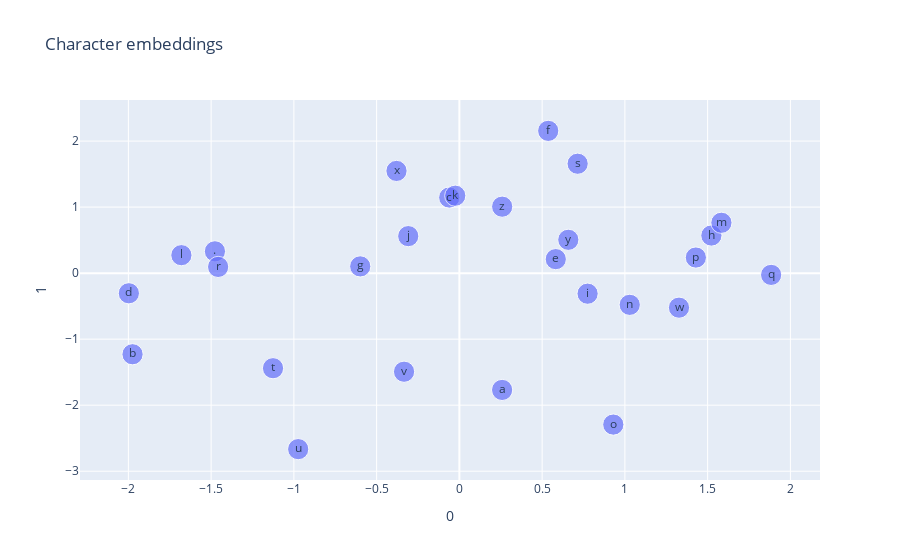

Write notebook code for a chart like this one.
### Markdown cell above
### 2D

### Code cell
px.scatter(embds, x=0, y=1, text=lookup, title='Character embeddings', size_max=15, size=[1] * len(embds))

### Figure 1 — Plotly figure (JSON) as saved in the notebook; plotly's stock layout.template omitted (floating-point values rounded to 4 significant figures)
{"data": [{"hovertemplate": "0=%{x}<br>1=%{y}<br>size=%{marker.size}<br>text=%{text}<extra></extra>", "legendgroup": "", "marker": {"color": "#636efa", "size": [1, 1, 1, 1, 1, 1, 1, 1, 1, 1, 1, 1, 1, 1, 1, 1, 1, 1, 1, 1, 1, 1, 1, 1, 1, 1, 1], "sizemode": "area", "sizeref": 0.004444, "symbol": "circle"}, "mode": "markers+text", "name": "", "orientation": "v", "showlegend": false, "text": [".", "a", "b", "c", "d", "e", "f", "g", "h", "i", "j", "k", "l", "m", "n", "o", "p", "q", "r", "s", "t", "u", "v", "w", "x", "y", "z"], "type": "scatter", "x": [-1.477, 0.2582, -1.975, -0.06134, -1.997, 0.5823, 0.5368, -0.5991, 1.523, 0.7746, -0.309, -0.02497, -1.68, 1.583, 1.029, 0.9299, 1.429, 1.884, -1.458, 0.7145, -1.126, -0.9739, -0.3343, 1.327, -0.38, 0.6582, 0.2585], "xaxis": "x", "y": [0.3302, -1.769, -1.229, 1.145, -0.3051, 0.212, 2.155, 0.1019, 0.5696, -0.3114, 0.5604, 1.173, 0.2719, 0.7625, -0.4802, -2.294, 0.2359, -0.02674, 0.09426, 1.657, -1.44, -2.666, -1.493, -0.5232, 1.548, 0.5048, 1.006], "yaxis": "y"}], "layout": {"legend": {"itemsizing": "constant", "tracegroupgap": 0}, "title": {"text": "Character embeddings"}, "xaxis": {"anchor": "y", "domain": [0, 1], "title": {"text": "0"}}, "yaxis": {"anchor": "x", "domain": [0, 1], "title": {"text": "1"}}}}
